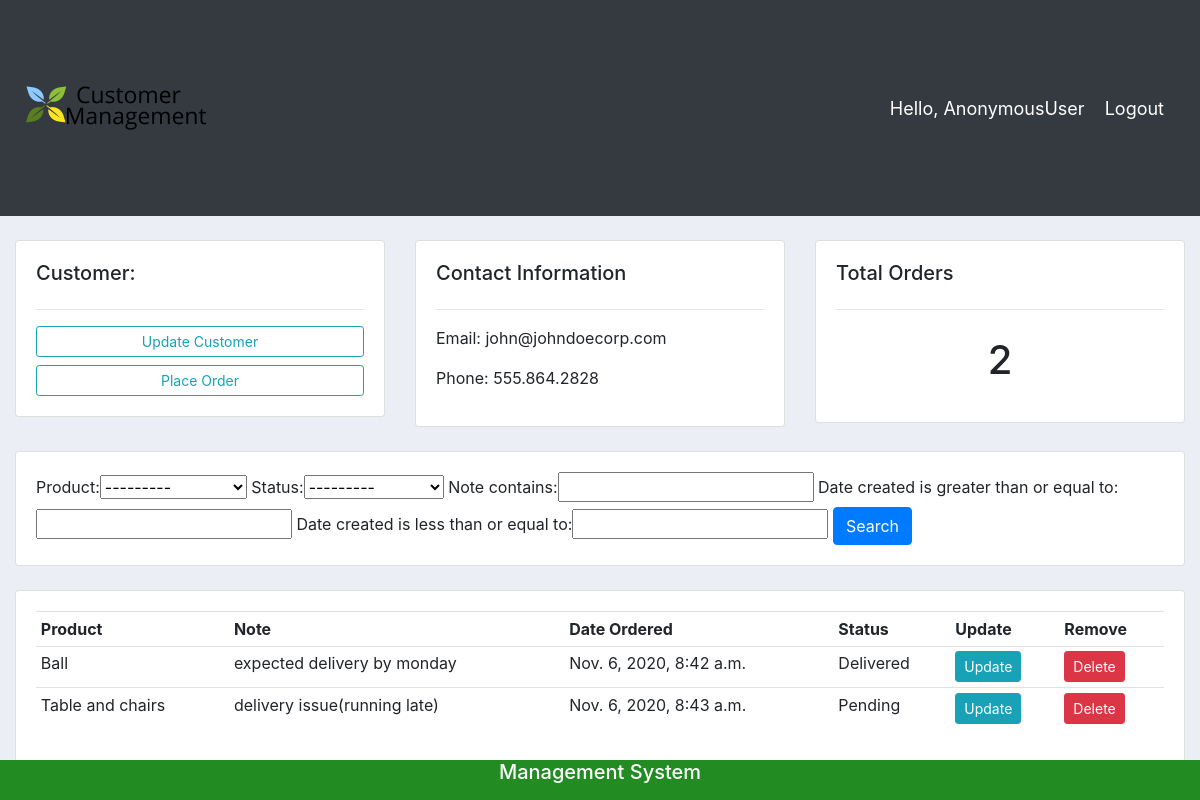
/customer/4/, run on the app's committed database.
### accounts/models.py (models this page shows, shortened)
class Customer(models.Model):
	user = models.OneToOneField(User, null=True, on_delete=models.CASCADE)
	name = models.CharField(max_length=200, null=True)
	phone = models.CharField(max_length=200, null=True)
	email = models.CharField(max_length=200, null=True)
	date_created = models.DateTimeField(auto_now_add=True, null=True)

class Order(models.Model):
	STATUS = (
			('Pending', 'Pending'),
			('Out for delivery', 'Out for delivery'),
			('Delivered', 'Delivered'),
			)
	customer = models.ForeignKey(Customer, null=True, on_delete= models.SET_NULL)
	product = models.ForeignKey(Product, null=True, on_delete= models.SET_NULL)
	date_created = models.DateTimeField(auto_now_add=True, null=True)
	status = models.CharField(max_length=200, null=True, choices=STATUS)
	note = models.CharField(max_length=1000, null=True)

class Product(models.Model):
	CATEGORY = (
			('Indoor', 'Indoor'),
			('Out Door', 'Out Door'),
			)
	name = models.CharField(max_length=200, null=True)
	price = models.FloatField(null=True)
	category = models.CharField(max_length=200, null=True, choices=CATEGORY)
	description = models.CharField(max_length=200, null=True, blank=True)
	date_created = models.DateTimeField(auto_now_add=True, null=True)
	tags = models.ManyToManyField(Tag)
	def __str__(self):
		return self.name

### accounts/views.py (the view)
# urls.py: path('customer/<str:pk_test>/', views.customer, name="customer"),
def customer(request, pk_test):
	customer = Customer.objects.get(id=pk_test)
	orders = customer.order_set.all()
	order_count = orders.count()
	myFilter = OrderFilter(request.GET, queryset=orders)
	orders = myFilter.qs
	context = {'customer':customer, 'orders':orders, 'order_count':order_count,
	'myFilter':myFilter}
	return render(request, 'accounts/customer.html',context)

### accounts/accounts/templates/accounts/customer.html
{%  extends 'accounts/main.html' %}
{% block content %}
	<br>
<div class="row">
	<div class="col-md">
		<div class="card card-body">
			<h5>Customer:</h5>
			<hr>
			<a class="btn btn-outline-info  btn-sm btn-block" href="">Update Customer</a>
			<a class="btn btn-outline-info  btn-sm btn-block" href="{% url 'create_order' customer.id %}">Place Order</a>
		</div>
	</div>
	<div class="col-md">
		<div class="card card-body">
			<h5>Contact Information</h5>
			<hr>
			<p>Email: {{customer.email}}</p>
			<p>Phone: {{customer.phone}}</p>
		</div>
	</div>
	<div class="col-md">
		<div class="card card-body">
			<h5>Total Orders</h5>
			<hr>
			<h1 style="text-align: center;padding: 10px">{{order_count}}</h1>
		</div>
	</div>
</div>
<br>
<div class="row">
	<div class="col">
		<div class="card card-body">
			<form method="get">
				{{myFilter.form}}
		    <button class="btn btn-primary" type="submit">Search</button>
		  </form>
		</div>
	</div>
</div>
<br>
<div class="row">
	<div class="col-md">
		<div class="card card-body">
			<table class="table table-sm">
				<tr>
					<th>Product</th>
					<th>Note</th>
					<th>Date Ordered</th>
					<th>Status</th>
					<th>Update</th>
					<th>Remove</th>
				</tr>
				{% for order in orders %}
				<tr>
					<td>{{order.product}}</td>
					<td>{{order.note}}</td>
					<td>{{order.date_created}}</td>
					<td>{{order.status}}</td>
					<td><a class="btn btn-sm btn-info" href="{% url 'update_order' order.id %}">Update</a></td>
					<td><a class="btn btn-sm btn-danger" href="{% url 'delete_order' order.id %}">Delete</a></td>
				</tr>
				{% endfor %}
			</table>
		</div>
	</div>
</div>
{% endblock %}

### static/css/main.css (style rules this page uses)
body { background-color: #ebeff5; }

### data on the page
Customer: email "john@johndoecorp.com", phone "555.864.2828"
Order: product "Ball", note "expected delivery by monday", date_created "Nov. 6, 2020, 8:42 a.m.", status "Delivered"
Order: product "Table and chairs", note "delivery issue(running late)", date_created "Nov. 6, 2020, 8:43 a.m.", status "Pending"

### other printed values
{{ request.user }} "AnonymousUser"
{{ order_count }} "2"
